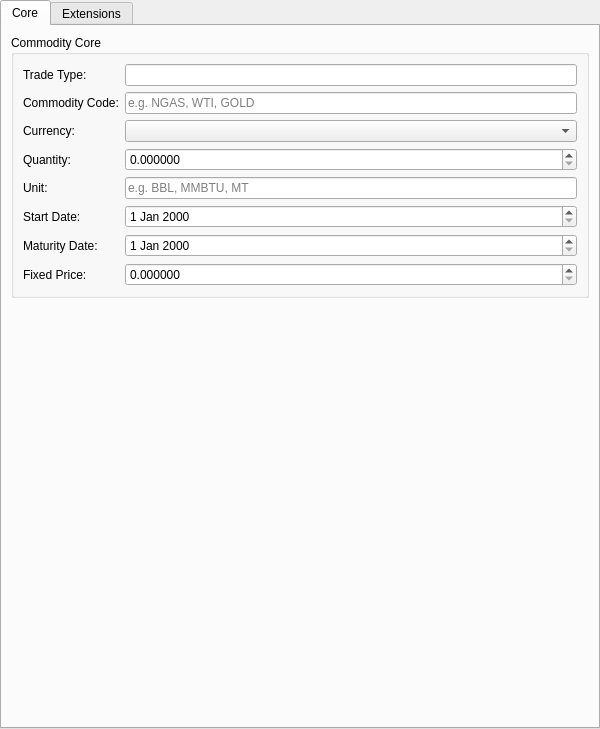
<?xml version="1.0" encoding="UTF-8"?>
<ui version="4.0">
 <class>CommodityInstrumentForm</class>
 <widget class="QWidget" name="CommodityInstrumentForm">
  <property name="geometry">
   <rect>
    <x>0</x>
    <y>0</y>
    <width>600</width>
    <height>500</height>
   </rect>
  </property>
  <layout class="QVBoxLayout" name="rootLayout">
   <property name="leftMargin"><number>0</number></property>
   <property name="topMargin"><number>0</number></property>
   <property name="rightMargin"><number>0</number></property>
   <property name="bottomMargin"><number>0</number></property>
   <item>
    <widget class="QTabWidget" name="subTabWidget">
     <property name="currentIndex"><number>0</number></property>
     <widget class="QWidget" name="coreTab">
      <attribute name="title">
       <string>Core</string>
      </attribute>
      <layout class="QVBoxLayout" name="coreLayout">
       <item>
        <widget class="QGroupBox" name="coreGroup">
         <property name="title">
          <string>Commodity Core</string>
         </property>
         <layout class="QFormLayout" name="coreFormLayout">
          <item row="0" column="0">
           <widget class="QLabel"><property name="text"><string>Trade Type:</string></property></widget>
          </item>
          <item row="0" column="1">
           <widget class="QLineEdit" name="tradeTypeCodeEdit">
            <property name="readOnly"><bool>true</bool></property>
           </widget>
          </item>
          <item row="1" column="0">
           <widget class="QLabel"><property name="text"><string>Commodity Code:</string></property></widget>
          </item>
          <item row="1" column="1">
           <widget class="QLineEdit" name="commodityCodeEdit">
            <property name="placeholderText"><string>e.g. NGAS, WTI, GOLD</string></property>
           </widget>
          </item>
          <item row="2" column="0">
           <widget class="QLabel"><property name="text"><string>Currency:</string></property></widget>
          </item>
          <item row="2" column="1">
           <widget class="OreCurrencyComboBox" name="currencyCombo"/>
          </item>
          <item row="3" column="0">
           <widget class="QLabel"><property name="text"><string>Quantity:</string></property></widget>
          </item>
          <item row="3" column="1">
           <widget class="OreDoubleSpinBox" name="quantitySpinBox">
            <property name="decimals"><number>6</number></property>
            <property name="minimum"><double>0.000000000000000</double></property>
            <property name="maximum"><double>999999999.000000000000000</double></property>
            <property name="singleStep"><double>1.000000000000000</double></property>
           </widget>
          </item>
          <item row="4" column="0">
           <widget class="QLabel"><property name="text"><string>Unit:</string></property></widget>
          </item>
          <item row="4" column="1">
           <widget class="QLineEdit" name="unitEdit">
            <property name="placeholderText"><string>e.g. BBL, MMBTU, MT</string></property>
           </widget>
          </item>
          <item row="5" column="0">
           <widget class="QLabel"><property name="text"><string>Start Date:</string></property></widget>
          </item>
          <item row="5" column="1">
           <widget class="OreDateEdit" name="startDateEdit"/>
          </item>
          <item row="6" column="0">
           <widget class="QLabel"><property name="text"><string>Maturity Date:</string></property></widget>
          </item>
          <item row="6" column="1">
           <widget class="OreDateEdit" name="maturityDateEdit"/>
          </item>
          <item row="7" column="0">
           <widget class="QLabel"><property name="text"><string>Fixed Price:</string></property></widget>
          </item>
          <item row="7" column="1">
           <widget class="OreDoubleSpinBox" name="fixedPriceSpinBox">
            <property name="decimals"><number>6</number></property>
            <property name="minimum"><double>0.000000000000000</double></property>
            <property name="maximum"><double>999999999.000000000000000</double></property>
           </widget>
          </item>
         </layout>
        </widget>
       </item>
       <item>
        <spacer name="coreSpacer">
         <property name="orientation"><enum>Qt::Vertical</enum></property>
         <property name="sizeHint" stdset="0">
          <size><width>20</width><height>20</height></size>
         </property>
        </spacer>
       </item>
      </layout>
     </widget>
     <widget class="QWidget" name="extensionsTab">
      <attribute name="title">
       <string>Extensions</string>
      </attribute>
      <layout class="QVBoxLayout" name="extensionsLayout">
       <item>
        <widget class="QGroupBox" name="extensionsGroup">
         <property name="title">
          <string>Commodity Extensions</string>
         </property>
         <layout class="QFormLayout" name="extensionsFormLayout">
          <item row="0" column="0">
           <widget class="QLabel"><property name="text"><string>Option Type:</string></property></widget>
          </item>
          <item row="0" column="1">
           <widget class="QComboBox" name="optionTypeCombo"/>
          </item>
          <item row="1" column="0">
           <widget class="QLabel"><property name="text"><string>Exercise Type:</string></property></widget>
          </item>
          <item row="1" column="1">
           <widget class="QComboBox" name="exerciseTypeCombo"/>
          </item>
          <item row="2" column="0">
           <widget class="QLabel"><property name="text"><string>Strike Price:</string></property></widget>
          </item>
          <item row="2" column="1">
           <widget class="OreDoubleSpinBox" name="strikePriceSpinBox">
            <property name="decimals"><number>6</number></property>
            <property name="minimum"><double>0.000000000000000</double></property>
            <property name="maximum"><double>999999999.000000000000000</double></property>
           </widget>
          </item>
          <item row="3" column="0">
           <widget class="QLabel"><property name="text"><string>Barrier Type:</string></property></widget>
          </item>
          <item row="3" column="1">
           <widget class="QComboBox" name="barrierTypeCombo"/>
          </item>
          <item row="4" column="0">
           <widget class="QLabel"><property name="text"><string>Lower Barrier:</string></property></widget>
          </item>
          <item row="4" column="1">
           <widget class="OreDoubleSpinBox" name="lowerBarrierSpinBox">
            <property name="decimals"><number>6</number></property>
            <property name="minimum"><double>0.000000000000000</double></property>
            <property name="maximum"><double>999999999.000000000000000</double></property>
           </widget>
          </item>
          <item row="5" column="0">
           <widget class="QLabel"><property name="text"><string>Upper Barrier:</string></property></widget>
          </item>
          <item row="5" column="1">
           <widget class="OreDoubleSpinBox" name="upperBarrierSpinBox">
            <property name="decimals"><number>6</number></property>
            <property name="minimum"><double>0.000000000000000</double></property>
            <property name="maximum"><double>999999999.000000000000000</double></property>
           </widget>
          </item>
          <item row="6" column="0">
           <widget class="QLabel"><property name="text"><string>Average Type:</string></property></widget>
          </item>
          <item row="6" column="1">
           <widget class="QComboBox" name="averageTypeCombo"/>
          </item>
          <item row="7" column="0">
           <widget class="QLabel"><property name="text"><string>Averaging Start Date:</string></property></widget>
          </item>
          <item row="7" column="1">
           <widget class="OreDateEdit" name="averagingStartDateEdit"/>
          </item>
          <item row="8" column="0">
           <widget class="QLabel"><property name="text"><string>Averaging End Date:</string></property></widget>
          </item>
          <item row="8" column="1">
           <widget class="OreDateEdit" name="averagingEndDateEdit"/>
          </item>
          <item row="9" column="0">
           <widget class="QLabel"><property name="text"><string>Spread Commodity:</string></property></widget>
          </item>
          <item row="9" column="1">
           <widget class="QLineEdit" name="spreadCommodityCodeEdit">
            <property name="placeholderText"><string>Second commodity code</string></property>
           </widget>
          </item>
          <item row="10" column="0">
           <widget class="QLabel"><property name="text"><string>Spread Amount:</string></property></widget>
          </item>
          <item row="10" column="1">
           <widget class="OreDoubleSpinBox" name="spreadAmountSpinBox">
            <property name="decimals"><number>6</number></property>
            <property name="minimum"><double>0.000000000000000</double></property>
            <property name="maximum"><double>999999999.000000000000000</double></property>
           </widget>
          </item>
          <item row="11" column="0">
           <widget class="QLabel"><property name="text"><string>Strip Frequency:</string></property></widget>
          </item>
          <item row="11" column="1">
           <widget class="QComboBox" name="stripFrequencyCombo"/>
          </item>
          <item row="12" column="0">
           <widget class="QLabel"><property name="text"><string>Variance Strike:</string></property></widget>
          </item>
          <item row="12" column="1">
           <widget class="OreDoubleSpinBox" name="varianceStrikeSpinBox">
            <property name="decimals"><number>6</number></property>
            <property name="minimum"><double>0.000000000000000</double></property>
            <property name="maximum"><double>999999999.000000000000000</double></property>
           </widget>
          </item>
          <item row="13" column="0">
           <widget class="QLabel"><property name="text"><string>Accumulation Amount:</string></property></widget>
          </item>
          <item row="13" column="1">
           <widget class="OreDoubleSpinBox" name="accumulationAmountSpinBox">
            <property name="decimals"><number>6</number></property>
            <property name="minimum"><double>0.000000000000000</double></property>
            <property name="maximum"><double>999999999.000000000000000</double></property>
           </widget>
          </item>
          <item row="14" column="0">
           <widget class="QLabel"><property name="text"><string>Knock-Out Barrier:</string></property></widget>
          </item>
          <item row="14" column="1">
           <widget class="OreDoubleSpinBox" name="knockOutBarrierSpinBox">
            <property name="decimals"><number>6</number></property>
            <property name="minimum"><double>0.000000000000000</double></property>
            <property name="maximum"><double>999999999.000000000000000</double></property>
           </widget>
          </item>
          <item row="15" column="0">
           <widget class="QLabel"><property name="text"><string>Day Count:</string></property></widget>
          </item>
          <item row="15" column="1">
           <widget class="QComboBox" name="dayCountCombo"/>
          </item>
          <item row="16" column="0">
           <widget class="QLabel"><property name="text"><string>Payment Frequency:</string></property></widget>
          </item>
          <item row="16" column="1">
           <widget class="QComboBox" name="paymentFrequencyCombo"/>
          </item>
          <item row="17" column="0">
           <widget class="QLabel"><property name="text"><string>Swaption Expiry Date:</string></property></widget>
          </item>
          <item row="17" column="1">
           <widget class="OreDateEdit" name="swaptionExpiryDateEdit"/>
          </item>
          <item row="18" column="0">
           <widget class="QLabel"><property name="text"><string>Basket (JSON):</string></property></widget>
          </item>
          <item row="18" column="1">
           <widget class="QPlainTextEdit" name="basketJsonEdit">
            <property name="minimumSize">
             <size><width>0</width><height>60</height></size>
            </property>
            <property name="maximumSize">
             <size><width>16777215</width><height>120</height></size>
            </property>
            <property name="placeholderText">
             <string>JSON array of {code, weight} (basket)</string>
            </property>
           </widget>
          </item>
          <item row="19" column="0">
           <widget class="QLabel"><property name="text"><string>Description:</string></property></widget>
          </item>
          <item row="19" column="1">
           <widget class="QPlainTextEdit" name="descriptionEdit">
            <property name="minimumSize">
             <size><width>0</width><height>60</height></size>
            </property>
            <property name="maximumSize">
             <size><width>16777215</width><height>120</height></size>
            </property>
            <property name="placeholderText">
             <string>Enter a description (optional)</string>
            </property>
           </widget>
          </item>
         </layout>
        </widget>
       </item>
       <item>
        <spacer name="extensionsSpacer">
         <property name="orientation"><enum>Qt::Vertical</enum></property>
         <property name="sizeHint" stdset="0">
          <size><width>20</width><height>20</height></size>
         </property>
        </spacer>
       </item>
      </layout>
     </widget>
    </widget>
   </item>
  </layout>
 </widget>
 <customwidgets>
 <customwidget>
  <class>OreDoubleSpinBox</class>
  <extends>QDoubleSpinBox</extends>
  <header>ores.qt/OreDoubleSpinBox.hpp</header>
 </customwidget>
 <customwidget>
  <class>OreDateEdit</class>
  <extends>QDateEdit</extends>
  <header>ores.qt/OreDateEdit.hpp</header>
 </customwidget>
 <customwidget>
  <class>OreCurrencyComboBox</class>
  <extends>QComboBox</extends>
  <header>ores.qt/OreCurrencyComboBox.hpp</header>
 </customwidget>
</customwidgets>
<resources/>
 <connections/>
</ui>
